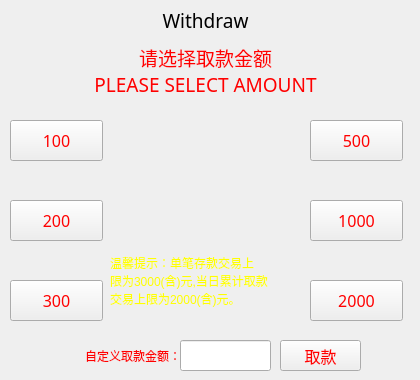
    <widget class="QWidget" name="WithdrawPage">
     <property name="styleSheet">
      <string notr="true">background-image: url(:/images/img/blackBackground.jpg);</string>
     </property>
     <widget class="QPushButton" name="btn_QK1000">
      <property name="geometry">
       <rect>
        <x>310</x>
        <y>200</y>
        <width>93</width>
        <height>41</height>
       </rect>
      </property>
      <property name="font">
       <font>
        <family>黑体</family>
        <pointsize>12</pointsize>
       </font>
      </property>
      <property name="styleSheet">
       <string notr="true">color: rgb(255, 0, 0);</string>
      </property>
      <property name="text">
       <string>1000</string>
      </property>
     </widget>
     <widget class="QPushButton" name="btn_QK2000">
      <property name="geometry">
       <rect>
        <x>310</x>
        <y>280</y>
        <width>93</width>
        <height>41</height>
       </rect>
      </property>
      <property name="font">
       <font>
        <family>黑体</family>
        <pointsize>12</pointsize>
       </font>
      </property>
      <property name="styleSheet">
       <string notr="true">color: rgb(255, 0, 0);</string>
      </property>
      <property name="text">
       <string>2000</string>
      </property>
     </widget>
     <widget class="QPushButton" name="btn_QK">
      <property name="geometry">
       <rect>
        <x>280</x>
        <y>340</y>
        <width>81</width>
        <height>31</height>
       </rect>
      </property>
      <property name="font">
       <font>
        <family>黑体</family>
        <pointsize>12</pointsize>
       </font>
      </property>
      <property name="styleSheet">
       <string notr="true">color: rgb(255, 0, 0);</string>
      </property>
      <property name="text">
       <string>取款</string>
      </property>
     </widget>
     <widget class="QLabel" name="label_45">
      <property name="geometry">
       <rect>
        <x>0</x>
        <y>40</y>
        <width>411</width>
        <height>61</height>
       </rect>
      </property>
      <property name="font">
       <font>
        <family>黑体</family>
        <pointsize>14</pointsize>
       </font>
      </property>
      <property name="styleSheet">
       <string notr="true">color: rgb(255, 0, 0);</string>
      </property>
      <property name="text">
       <string>请选择取款金额
PLEASE SELECT AMOUNT</string>
      </property>
      <property name="alignment">
       <set>Qt::AlignCenter</set>
      </property>
     </widget>
     <widget class="QLineEdit" name="led_qkNum">
      <property name="geometry">
       <rect>
        <x>180</x>
        <y>340</y>
        <width>91</width>
        <height>31</height>
       </rect>
      </property>
      <property name="styleSheet">
       <string notr="true">color: rgb(255, 0, 0);</string>
      </property>
     </widget>
     <widget class="QLabel" name="label_46">
      <property name="geometry">
       <rect>
        <x>50</x>
        <y>340</y>
        <width>131</width>
        <height>31</height>
       </rect>
      </property>
      <property name="styleSheet">
       <string notr="true">color: rgb(255, 0, 0);</string>
      </property>
      <property name="text">
       <string>自定义取款金额：</string>
      </property>
      <property name="alignment">
       <set>Qt::AlignRight|Qt::AlignTrailing|Qt::AlignVCenter</set>
      </property>
     </widget>
     <widget class="QPushButton" name="btn_QK100">
      <property name="geometry">
       <rect>
        <x>10</x>
        <y>120</y>
        <width>93</width>
        <height>41</height>
       </rect>
      </property>
      <property name="font">
       <font>
        <family>黑体</family>
        <pointsize>12</pointsize>
       </font>
      </property>
      <property name="styleSheet">
       <string notr="true">color: rgb(255, 0, 0);</string>
      </property>
      <property name="text">
       <string>100</string>
      </property>
     </widget>
     <widget class="QLabel" name="label_44">
      <property name="geometry">
       <rect>
        <x>110</x>
        <y>240</y>
        <width>191</width>
        <height>81</height>
       </rect>
      </property>
      <property name="styleSheet">
       <string notr="true">color: rgb(255, 255, 0);</string>
      </property>
      <property name="text">
       <string>温馨提示：单笔存款交易上
限为3000(含)元,当日累计取款
交易上限为2000(含)元。</string>
      </property>
      <property name="alignment">
       <set>Qt::AlignLeading|Qt::AlignLeft|Qt::AlignVCenter</set>
      </property>
     </widget>
     <widget class="QLabel" name="label_43">
      <property name="geometry">
       <rect>
        <x>0</x>
        <y>0</y>
        <width>411</width>
        <height>41</height>
       </rect>
      </property>
      <property name="font">
       <font>
        <family>黑体</family>
        <pointsize>14</pointsize>
       </font>
      </property>
      <property name="styleSheet">
       <string notr="true">background-image: url(:/images/img/redBackgroud.jpg);</string>
      </property>
      <property name="text">
       <string>Withdraw</string>
      </property>
      <property name="alignment">
       <set>Qt::AlignCenter</set>
      </property>
     </widget>
     <widget class="QPushButton" name="btn_QK300">
      <property name="geometry">
       <rect>
        <x>10</x>
        <y>280</y>
        <width>93</width>
        <height>41</height>
       </rect>
      </property>
      <property name="font">
       <font>
        <family>黑体</family>
        <pointsize>12</pointsize>
       </font>
      </property>
      <property name="styleSheet">
       <string notr="true">color: rgb(255, 0, 0);</string>
      </property>
      <property name="text">
       <string>300</string>
      </property>
     </widget>
     <widget class="QPushButton" name="btn_QK200">
      <property name="geometry">
       <rect>
        <x>10</x>
        <y>200</y>
        <width>93</width>
        <height>41</height>
       </rect>
      </property>
      <property name="font">
       <font>
        <family>黑体</family>
        <pointsize>12</pointsize>
       </font>
      </property>
      <property name="styleSheet">
       <string notr="true">color: rgb(255, 0, 0);</string>
      </property>
      <property name="text">
       <string>200</string>
      </property>
     </widget>
     <widget class="QPushButton" name="btn_QK500">
      <property name="geometry">
       <rect>
        <x>310</x>
        <y>120</y>
        <width>93</width>
        <height>41</height>
       </rect>
      </property>
      <property name="font">
       <font>
        <family>黑体</family>
        <pointsize>12</pointsize>
       </font>
      </property>
      <property name="styleSheet">
       <string notr="true">color: rgb(255, 0, 0);</string>
      </property>
      <property name="text">
       <string>500</string>
      </property>
     </widget>
    </widget>
